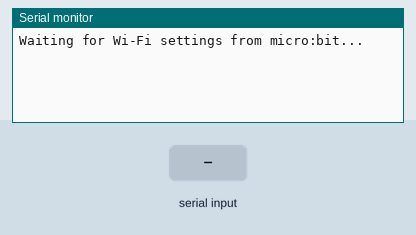
The sketch below on a simulated ESP32. On the bench: the last lines printed to the serial monitor. Inputs (shaded band) come from the test bench.

Above: at 1.5 s.
1.6 s: "SSID:\n" received over the second serial link
At 2.8 s:
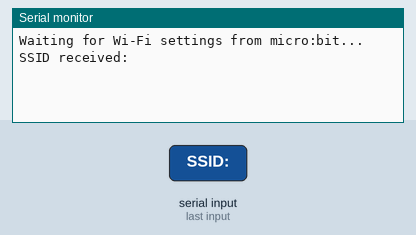
3.1 s: "PASSWORD:\n" received over the second serial link
At 4.0 s:
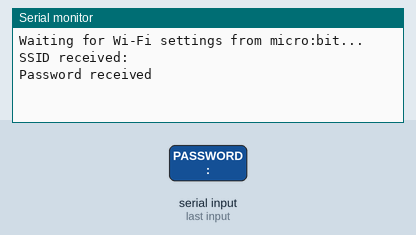
4.6 s: "SERVER_IP:\n" received over the second serial link
At 5.1 s:
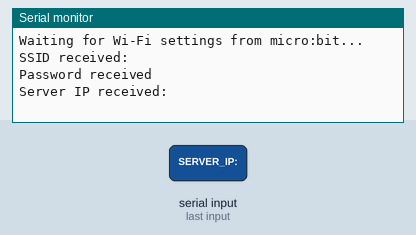
6.1 s: "CONNECT\n" received over the second serial link
At 7.3 s:
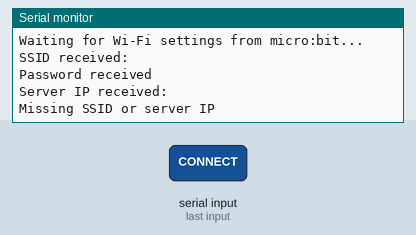
7.6 s: "1\n" received over the second serial link
At 8.6 s:
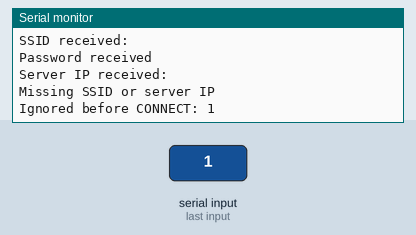

Measured:
- after the input at 1.6 s, the serial monitor: prints a new line at once (image 1)
- after the input at 3.1 s, the serial monitor: prints a new line at once (image 2)
- after the input at 4.6 s, the serial monitor: prints a new line at once (image 3)
- after the input at 6.1 s, the serial monitor: prints a new line at once (image 4)
- after the input at 7.6 s, the serial monitor: prints a new line at once (image 5)

The sketch:

esp32_wifi_flask_send_only.ino
```cpp
#include <WiFi.h>
#include <HTTPClient.h>

const int MICROBIT_RX_PIN = 16;
const int MICROBIT_TX_PIN = 17;
const unsigned long MICROBIT_BAUD = 9600;
const unsigned long DEBUG_BAUD = 115200;
const unsigned long WIFI_TIMEOUT_MS = 15000;

String wifiSSID;
String wifiPassword;
String serverIP;
bool settingsReady = false;

bool connectWiFi() {
    if (wifiSSID.length() == 0 || serverIP.length() == 0) {
        Serial.println("Missing SSID or server IP");
        return false;
    }

    Serial.print("Connecting to Wi-Fi");
    WiFi.mode(WIFI_STA);
    WiFi.begin(wifiSSID.c_str(), wifiPassword.c_str());

    unsigned long startedAt = millis();
    while (WiFi.status() != WL_CONNECTED) {
        delay(500);
        Serial.print('.');

        if (millis() - startedAt >= WIFI_TIMEOUT_MS) {
            Serial.println();
            Serial.println("Wi-Fi connection failed");
            return false;
        }
    }

    Serial.println();
    Serial.print("Wi-Fi connected. ESP32 IP: ");
    Serial.println(WiFi.localIP());
    return true;
}

void sendNumberToServer(const String& number) {
    if (WiFi.status() != WL_CONNECTED && !connectWiFi()) return;

    WiFiClient client;
    HTTPClient http;
    String serverURL = "http://" + serverIP + ":5000/send";

    if (!http.begin(client, serverURL)) {
        Serial.println("HTTP begin failed");
        return;
    }

    http.addHeader("Content-Type", "text/plain");
    int responseCode = http.POST(number);

    Serial.print("POST ");
    Serial.print(number);
    Serial.print(" -> HTTP ");
    Serial.println(responseCode);

    http.end();
}

void processMicrobitLine(String line) {
    line.trim();
    if (line.length() == 0) return;

    if (line.startsWith("SSID:")) {
        wifiSSID = line.substring(5);
        wifiSSID.trim();
        settingsReady = false;
        Serial.print("SSID received: ");
        Serial.println(wifiSSID);
        return;
    }

    if (line.startsWith("PASSWORD:")) {
        wifiPassword = line.substring(9);
        settingsReady = false;
        Serial.println("Password received");
        return;
    }

    if (line.startsWith("SERVER_IP:")) {
        serverIP = line.substring(10);
        serverIP.trim();
        settingsReady = false;
        Serial.print("Server IP received: ");
        Serial.println(serverIP);
        return;
    }

    if (line == "CONNECT") {
        settingsReady = connectWiFi();
        if (settingsReady) Serial.println("Ready to forward numbers");
        return;
    }

    if (!settingsReady) {
        Serial.print("Ignored before CONNECT: ");
        Serial.println(line);
        return;
    }

    Serial.print("micro:bit -> ESP32: ");
    Serial.println(line);
    sendNumberToServer(line);
}

void setup() {
    Serial.begin(DEBUG_BAUD);
    delay(300);

    Serial2.begin(MICROBIT_BAUD, SERIAL_8N1,
                  MICROBIT_RX_PIN, MICROBIT_TX_PIN);
    Serial2.setTimeout(200);

    WiFi.mode(WIFI_OFF);
    Serial.println("Waiting for Wi-Fi settings from micro:bit...");
}

void loop() {
    if (Serial2.available() == 0) {
        delay(5);
        return;
    }

    String line = Serial2.readStringUntil('\n');
    processMicrobitLine(line);
}
```
